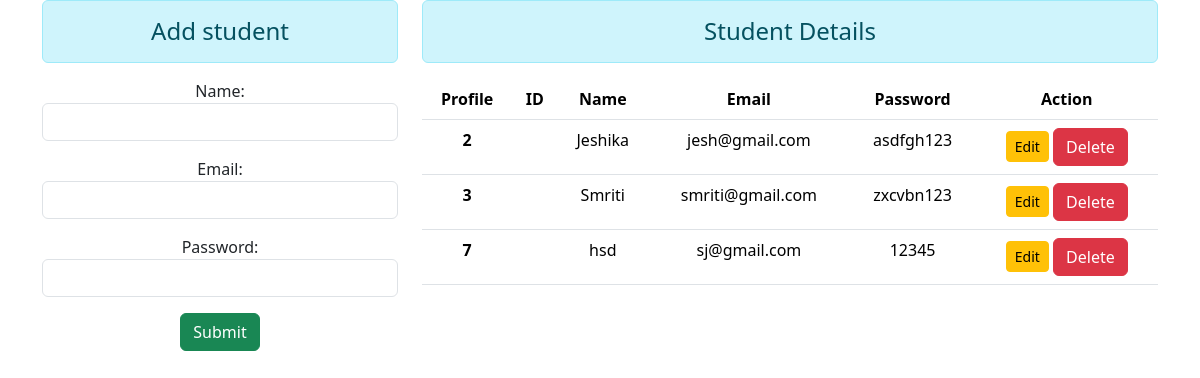
Before: / with the older database file.
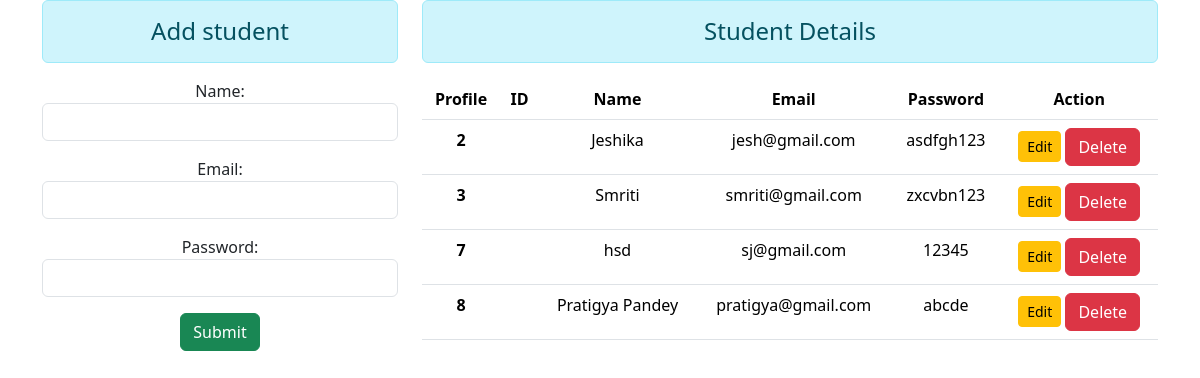
After: the same page with the newer database file.
### User/models.py (models this page shows, shortened)
class User(models.Model):
    name= models.CharField(max_length=30)
    email= models.EmailField(max_length=60)
    password= models.CharField(max_length=30)

### User/views.py (the view)
# urls.py: path('',views.addShowStudent,name='addAndShow'),
def addShowStudent(request):
    if request.method =='POST':
      fm=UserRegistration(request.POST)
      if fm.is_valid():
         nm=fm.cleaned_data['name']
         em=fm.cleaned_data['email']
         pw=fm.cleaned_data['password']
         reg=User(name=nm,email=em,password=pw)
         reg.save()
         fm= UserRegistration()
    else:
      fm= UserRegistration()
    stud = User.objects.all()  #get all data
    return render(request,'CRUD/addShow.html',{'form':fm,'stu':stud})

### User/forms.py
class UserRegistration(forms.ModelForm):
    class Meta:
        model= User
        fields = ['name','email','password']
        widgets={
            'name':forms.TextInput(attrs={'class':'form-control'}),
            'email':forms.TextInput(attrs={'class':'form-control'}),
            'password':forms.PasswordInput(attrs={'class':'form-control'}, render_value=True),
        }

### User/templates/CRUD/addShow.html (shortened to what this page needs)
{% extends "CRUD/base.html" %} {% block content %}
<div class="row">
  <div class="col-sm-4">
    <h4 class="text-center alert alert-info">Add student</h4>
    <form action="" method="POST" enctype="multipart/form-data" novalidate>
      {{form.as_p}}
      <input type="submit" class="btn
      btn-success">
    </form>
  </div>
  <div class="col-sm-8">
    <h4 class="text-center alert alert-info">Student Details</h4>
    {% if stu %}
    <table class="table table-hover">
        <thead>
            <tr>
                <th scope="col">Profile</th>
                <th scope="col">ID</th>
                <th scope="col">Name</th>
                <th scope="col">Email</th>
                <th scope="col">Password</th>
                <th scope="col">Action</th>
            </tr>
        </thead>
        <tbody>
            {% for st in stu %}
          <tr>
            <th scope="row">{{st.id}}</th>
            <td>
            </td>
            <td>{{st.name}}</td>
            <td>{{st.email}}</td>
            <td>{{st.password}}</td>
         <td>   <a href="{% url 'updatedata' st.id %}" class="btn btn-warning btn-sm">Edit</a>
          <form action="{% url 'deletedata' st.id %}" method="POST" class="d-inline">{% csrf_token %}
            <input type="submit" class="btn btn-danger" value="Delete">
          </form>
        </td>
          </tr>
            {% endfor %}
        </tbody>
      </table>
    {% else %}
    <h4 class="text-center alert alert-warning">Student Details</h4>
    {% endif %}
  </div>
</div>
{% endblock content %}

### User/templates/CRUD/base.html (shortened to what this page needs)
<!doctype html>
<html lang="en">
  <head>
    <link href="https://cdn.jsdelivr.net/npm/bootstrap@5.3.2/dist/css/bootstrap.min.css" rel="stylesheet">
  </head>
  <body>
    <div class="container text-center">
        {% block content %}{% endblock content %}
    </div>
  </body>
</html>

Changed rows visible on the page:
added User: id "8", name "Pratigya Pandey", email "pratigya@gmail.com", password "abcde"
